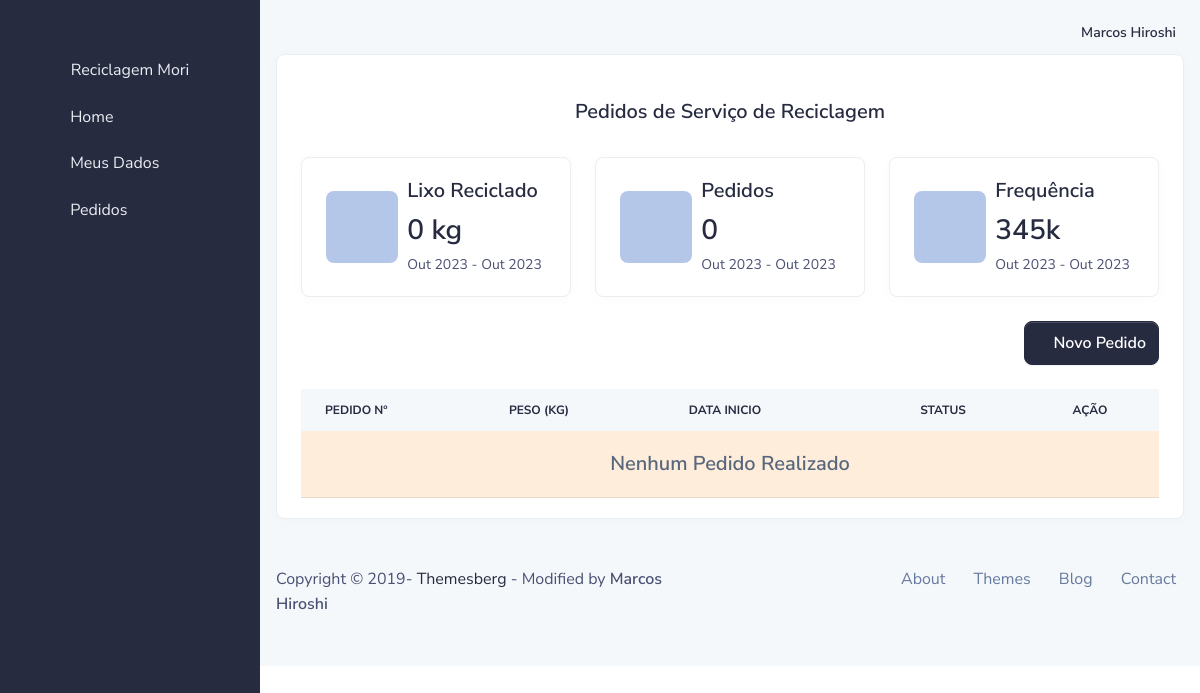
Screenshot of /morador/servico/list/ (signed in) with the database file from the repository.
### usuario/models.py (models this page shows, shortened)
class User(AbstractBaseUser, PermissionsMixin):
    email = models.EmailField(verbose_name='Email de usuário', unique=True)
    first_name = models.CharField(max_length=300, blank=True, verbose_name='Nome')
    last_name = models.CharField(max_length=300, blank=True, verbose_name='Sobrenome')
    date_joined = models.DateTimeField(_('date joined'), auto_now_add=True)
    is_active = models.BooleanField(_('active'), default=False)
    is_staff = models.BooleanField(_('staff'), default=False)
    profile_active = models.ForeignKey(Group, models.DO_NOTHING, related_name='profile_active', blank=True, null=True)
    objects = UserManager()
    USERNAME_FIELD = 'email'
    REQUIRED_FIELDS = ['first_name', 'last_name']
    class Meta:
        verbose_name = _('user')
        verbose_name_plural = _('users')
    def get_full_name(self):
        return ('%s %s' % (self.first_name, self.last_name)).strip()
    def __str__(self):
        return self.get_full_name().title()

### morador/models.py (models this page shows, shortened)
class Morador(models.Model):
    date_create = models.DateTimeField(auto_now_add=True)
    data_updated = models.DateTimeField(auto_now=True)
    user = models.OneToOneField(User, models.DO_NOTHING, related_name='morador_usuario')
    cpf = models.CharField(max_length=14, verbose_name='CPF')
    data_nascimento = models.DateField(verbose_name='Data de nascimento')
    genero = models.ForeignKey(Genero, models.DO_NOTHING, verbose_name='Gênero')
    telefone_1 = models.CharField(max_length=18, verbose_name='Telefone 1', help_text='(WHATSAPP)')
    telefone_2 = models.CharField(max_length=18, verbose_name='Telefone 2', null=True, blank=True)
    cep = models.CharField(max_length=9, verbose_name='CEP')
    logradouro = models.CharField(max_length=255, verbose_name='Endereço')
    complemento = models.CharField(max_length=255, verbose_name='Complemento', null=True, blank=True)
    municipio = models.ForeignKey(Municipio, models.DO_NOTHING, verbose_name='Município')
    longitude = models.DecimalField(max_length=255, max_digits=20, decimal_places=18, verbose_name='longitude', help_text='Coordenada geográfica da sua residência')
    latitude = models.DecimalField(max_length=255, max_digits=20, decimal_places=18, verbose_name='latitude', help_text='Coordenada geográfica da sua residência')
    def lixo_total(self):
        total = 0
        for servico in self.ordem_servico_morador.all():
            total += float(servico.peso_total_servico())
        return total

### morador/views.py (the view)
# urls.py: path('servico/list/', MoradorServicoListView.as_view(), name='morador_servico_list'),
class MoradorServicoListView(PermissionRequiredMixin, UserPassesTestMixin, ListView):
    model = OrdemServico
    template_name = '02_morador/servico_list.html'
    permission_required = 'morador.view_morador'
    success_url = reverse_lazy('morador_home')
    def test_func(self):
        return True if self.request.user.is_authenticated and self.request.user.profile_active.name == 'MORADOR' else False
    def get_queryset(self):
        return OrdemServico.objects.filter(morador=self.request.user.morador_usuario)
    def get_context_data(self, *, object_list=None, **kwargs):
        botao_cadastro = True
        for status in self.object_list.values_list('status__nome', flat=True):
            if status != 'ENTREGUE NO CENTRO DE COLETA':
                botao_cadastro = False
        return dict(
            super().get_context_data(**kwargs),
            botao_cadastro=botao_cadastro
        )

### www/templates/02_morador/servico_list.html (shortened to what this page needs)
{% extends '02_morador/base.html' %}
{% load static %}
{% block main %}
    <div class="row">
        <div class="col-md-12">
            <div class="card border-light shadow-sm">
                <div class="card-body">
                    <div class="row mt-4">
                        <div class="col-12 text-center">
                            <h5>Pedidos de Serviço de Reciclagem</h5>
                        </div>
                    </div>
                    <div class="row mt-4">
                        <div class="col-md-4">
                            <div class="card border-light shadow-sm">
                                <div class="card-body">
                                    <div class="row align-items-center">
                                        <div class="col-4 text-center">
                                            <div class="icon icon-shape icon-md icon-shape-blue rounded">
                                                <span class="fas fa-chart-line"></span>
                                            </div>
                                        </div>
                                        <div class="col-8">
                                            <div class="d-none d-sm-block">
                                                <h2 class="h5">Lixo Reciclado</h2>
                                                <h3 class="mb-1">{{ user.morador_usuario.lixo_total }} kg</h3>
                                            </div>
                                            <small>{{ user.morador_usuario.date_create|date:"M Y" }} - {% now "M Y" %}</small>
                                        </div>
                                    </div>
                                </div>
                            </div>
                        </div>
                        <div class="col-md-4">
                            <div class="card border-light shadow-sm">
                                <div class="card-body">
                                    <div class="row align-items-center">
                                        <div class="col-4 text-center">
                                            <div class="icon icon-shape icon-md icon-shape-blue rounded">
                                                <span class="fas fa-sort-amount-up"></span>
                                            </div>
                                        </div>
                                        <div class="col-8">
                                            <div class="d-none d-sm-block">
                                                <h2 class="h5">Pedidos</h2>
                                                <h3 class="mb-1">{{ user.morador_usuario.ordem_servico_morador.count }}</h3>
                                            </div>
                                            <small>{{ user.morador_usuario.date_create|date:"M Y" }} - {% now "M Y" %}</small>
                                        </div>
                                    </div>
                                </div>
                            </div>
                        </div>
                        <div class="col-md-4">
                            <div class="card border-light shadow-sm">
                                <div class="card-body">
                                    <div class="row align-items-center">
                                        <div class="col-4 text-center">
                                            <div class="icon icon-shape icon-md icon-shape-blue rounded">
                                                <span class="fas fa-wave-square"></span>
                                            </div>
                                        </div>
                                        <div class="col-8">
                                            <div class="d-none d-sm-block">
                                                <h2 class="h5">Frequência</h2>
                                                <h3 class="mb-1">345k</h3>
                                            </div>
                                            <small>{{ user.morador_usuario.date_create|date:"M Y" }} - {% now "M Y" %}</small>
                                        </div>
                                    </div>
                                </div>
                            </div>
                        </div>
                    </div>
                    <div class="row mt-4">
                        <div class="col-12">
                            {% if botao_cadastro %}
                                <a href="{% url 'morador_servico_add' %}" type="button" class="btn btn-primary float-right">
                                    <span class="fa fa-plus"></span> Novo Pedido
                                </a>
                            {% endif %}
                        </div>
                    </div>
                    <div class="row mt-4">
                        <div class="col-12">
                            <div class="table-responsive">
                                <table class="table table-centered table-nowrap m-0 rounded">
                                    <thead class="thead-light">
                                        <tr>
                                            <th class="border-0">Pedido Nº</th>
                                            <th class="border-0">Peso (Kg)</th>
                                            <th class="border-0">Data Inicio</th>
                                            <th class="border-0 text-center">Status</th>
                                            <th class="border-0 text-center">Ação</th>
                                        </tr>
                                    </thead>
                                    <tbody>
                                        {% for pedido in object_list %}
                                            <tr>
                                                <td>{{ pedido.numero }}</td>
                                                <td>{{ pedido.peso_total_servico }} Kg</td>
                                                <td>{{ pedido.data_criada }}</td>
                                                <td class="text-center"><span class="badge badge-md bg-secondary">{{ pedido.status.nome }}</span></td>
                                                <td class="text-center">
                                                    <a href="{% url 'morador_servico_redirect' pedido.id %}" class="btn btn-sm btn-primary" type="button">
                                                        <span class="far fa-paper-plane mr-2"></span>Ver Mais
                                                    </a>
                                                </td>
                                            </tr>
                                        {% empty %}
                                            <tr>
                                                <td colspan="5" class="table-secondary">
                                                    <h5 class="text-center text-muted mt-2">Nenhum Pedido Realizado</h5>
                                                </td>
                                            </tr>
                                        {% endfor %}
                                    </tbody>
                                </table>
                            </div>
                        </div>
                    </div>
                </div>
            </div>
        </div>
    </div>
{% endblock main %}

### www/templates/02_morador/partials/navbar_main.html (shortened to what this page needs)
{% load static %}
<nav class="navbar navbar-top navbar-expand navbar-dashboard navbar-dark pl-0 pr-2 pb-0">
    <div class="container-fluid px-0">
        <div class="d-flex justify-content-between w-100" id="navbarSupportedContent">
            <ul class="navbar-nav align-items-center">
                <li class="nav-item dropdown">
                    <a class="nav-link pt-1 px-0" href="#" role="button" data-toggle="dropdown" aria-haspopup="true"
                       aria-expanded="false">
                        <div class="media d-flex align-items-center">
                            <i class="fa fa-user" style="font-size: 18px; color: #0a0b10"></i>
                            <div class="media-body ml-2 text-dark align-items-center d-lg-block">
                                <span class="mb-0 font-small font-weight-bold">{{ user|title }}</span>
                            </div>
                        </div>
                    </a>
                </li>
            </ul>
        </div>
    </div>
</nav>

### rows the page displays
User: first_name+last_name "Marcos Hiroshi", morador_usuario.lixo_total "0", morador_usuario.date_create "Out 2023", morador_usuario.ordem_servico_morador.count "0"
